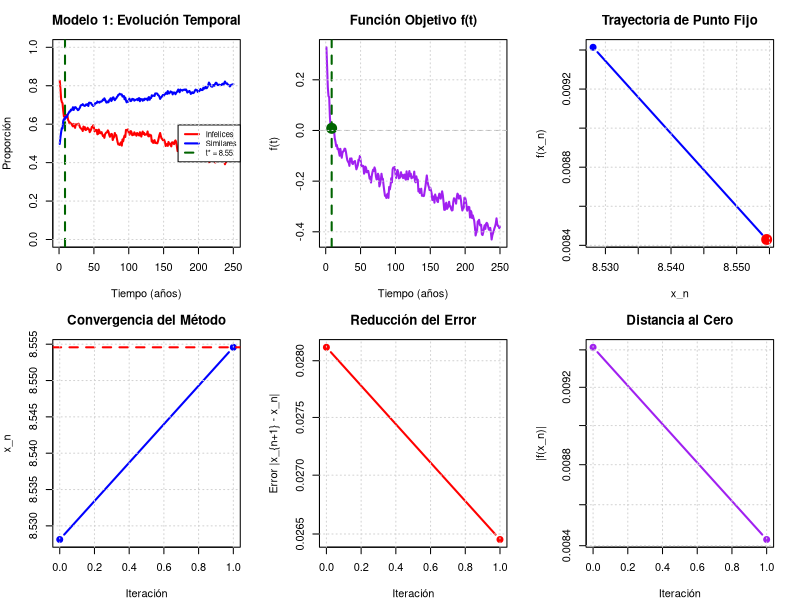

This chart was generated by the following R code:
#######################################################################################
#  TRABAJO 7 - MODELO 1: TOLERANCIA FIJA                                            #
#  Método: PUNTO FIJO (Versión Clásica Corregida)                                   #
#  Encuentra el tiempo donde proporción_infelices ≈ proporción_similares            #
#######################################################################################

# ====================================================================================
# SIMULACIÓN DEL MODELO 1 - Tolerancia Fija
# ====================================================================================

simular_modelo1 <- function(N, p, citySize, years, alikePref, alfa){
  
  T <- citySize**2
  N1 <- round(N * p)
  N2 <- N - N1
  
  groups <- c(rep(1, N1), rep(2, N2))
  empty <- c(rep(0, T - N))
  set.seed(1234)
  city <- matrix(sample(c(groups, empty), citySize^2, replace = F), ncol = citySize)
  
  getNeighbors <- function(coords) {
    n <- c()
    for (i in c(1:8)) {
      if (i == 1) { x <- coords[1] + 1; y <- coords[2] }
      if (i == 2) { x <- coords[1] + 1; y <- coords[2] + 1 }
      if (i == 3) { x <- coords[1]; y <- coords[2] + 1 }
      if (i == 4) { x <- coords[1] - 1; y <- coords[2] + 1 }
      if (i == 5) { x <- coords[1] - 1; y <- coords[2] }
      if (i == 6) { x <- coords[1] - 1; y <- coords[2] - 1 }
      if (i == 7) { x <- coords[1]; y <- coords[2] - 1 }
      if (i == 8) { x <- coords[1] + 1; y <- coords[2] - 1 }
      
      if (x < 1) x <- citySize
      if (x > citySize) x <- 1
      if (y < 1) y <- citySize
      if (y > citySize) y <- 1
      n <- rbind(n, c(x, y))
    }
    n
  }
  
  unHappyMonitor <- c()
  similarMonitor <- c()
  
  # MODELO 1: Tolerancia FIJA
  alikePref1 <- alikePref
  alikePref2 <- alikePref * alfa
  
  for (t in c(1:years)) {
    happy <- c()
    unhappy <- c() 
    similar <- c()
    
    for (j in c(1:citySize)) {
      for (k in c(1:citySize)) {
        current <- c(j, k)
        value <- city[j, k] 
        
        if (value > 0) {
          likeNeighbors <- 0
          allNeighbors <- 0
          neighbors <- getNeighbors(current)
          
          for (i in c(1:nrow(neighbors))){
            x <- neighbors[i, 1]
            y <- neighbors[i, 2]
            if (city[x, y] > 0) allNeighbors <- allNeighbors + 1
            if (city[x, y] == value) likeNeighbors <- likeNeighbors + 1
          }
          
          if (!is.nan(likeNeighbors / allNeighbors)) {
            similar <- c(similar, likeNeighbors / allNeighbors)
            alikePrefg <- ifelse(value == 1, alikePref1, alikePref2)
            
            if ((likeNeighbors / allNeighbors) < alikePrefg) {
              unhappy <- rbind(unhappy, current)
            } else {
              happy <- rbind(happy, current)
            }
          } else {
            happy <- rbind(happy, current)
          }
        }
      }
    }
    
    unHappyMonitor <- c(unHappyMonitor, 
                        length(unhappy) / (length(happy) + length(unhappy)))
    similarMonitor <- c(similarMonitor, mean(similar))
    
    if (length(unhappy) > 0) {
      randUnHappy <- sample(nrow(unhappy))
      for (i in randUnHappy) {
        mover <- unhappy[i, ]
        mover_val <- city[mover[1], mover[2]]
        move_to <- c(sample(1:citySize, 1), sample(1:citySize, 1))
        move_to_val <- city[move_to[1], move_to[2]]
        
        while (move_to_val > 0) {
          move_to <- c(sample(1:citySize, 1), sample(1:citySize, 1))
          move_to_val <- city[move_to[1], move_to[2]]
        }
        city[mover[1], mover[2]] <- 0
        city[move_to[1], move_to[2]] <- mover_val
      }
    }
  }
  
  return(list(
    unhappy = unHappyMonitor, 
    similar = similarMonitor,
    city_final = city
  ))
}

# ====================================================================================
# FUNCIÓN DE PUNTO FIJO CLÁSICA (Versión General)
# ====================================================================================

pf <- function(FUN, x0, tol = 1e-5, maxiter = 1000) {
  x_new <- FUN(x0)
  iter <- 1
  
  historial <- data.frame(iter = 0, x = x0, x_new = x_new, error = abs(x_new - x0))
  
  while (abs(x_new - x0) > tol & iter < maxiter) {
    x0 <- x_new
    x_new <- FUN(x0)
    iter <- iter + 1
    
    historial <- rbind(historial, data.frame(
      iter = iter - 1,
      x = x0,
      x_new = x_new,
      error = abs(x_new - x0)
    ))
    
    cat(paste('x_', iter, sep = ''), '=', x_new, '\n')
  }
  
  if (iter == maxiter) {
    cat('No hubo convergencia luego de ', iter, ' iteraciones ', '\n')
  } else {
    cat('Si hubo convergencia luego de ', iter, ' iteraciones ', '\n')
  }
  
  salida <- list(pf = x_new, iter = iter, historial = historial)
  return(salida)
}

# ====================================================================================
# MÉTODO DE PUNTO FIJO PARA MODELO 1 - VERSIÓN CORREGIDA
# ====================================================================================

punto_fijo_modelo1 <- function(N, p, citySize, alikePref, alfa, 
                               x0, years, tol = 0.01, maxiter = 50, lambda = 0.1) {
  
  cat("\n")
  cat("╔═══════════════════════════════════════════════════════════════╗\n")
  cat("║              MODELO 1: TOLERANCIA FIJA                        ║\n")
  cat("║              MÉTODO: PUNTO FIJO (VERSIÓN CLÁSICA)             ║\n")
  cat("╚═══════════════════════════════════════════════════════════════╝\n\n")
  
  # Medir tiempo total
  tiempo_inicio_total <- Sys.time()
  
  # Medir tiempo de simulación
  cat("⏳ Ejecutando simulación del Modelo 1...\n")
  tiempo_inicio_sim <- Sys.time()
  datos <- simular_modelo1(N, p, citySize, years, alikePref, alfa)
  tiempo_fin_sim <- Sys.time()
  tiempo_simulacion <- as.numeric(difftime(tiempo_fin_sim, tiempo_inicio_sim, units = "secs"))
  diferencia <- datos$unhappy - datos$similar
  
  cat(sprintf("✓ Simulación completada en %.2f segundos\n\n", tiempo_simulacion))
  
  # Medir tiempo del método
  tiempo_inicio_metodo <- Sys.time()
  
  # Función objetivo f(t) con interpolación lineal para suavizar
  f <- function(t) {
    if (t <= 1) return(diferencia[1])
    if (t >= length(diferencia)) return(diferencia[length(diferencia)])
    
    t_floor <- floor(t)
    t_ceil <- ceiling(t)
    
    if (t_floor == t_ceil) {
      return(diferencia[t_floor])
    } else {
      peso <- t - t_floor
      return(diferencia[t_floor] * (1 - peso) + diferencia[t_ceil] * peso)
    }
  }
  
  cat("📊 PARÁMETROS:\n")
  cat(sprintf("   • N = %d agentes (%.1f%% ocupación)\n", N, 100*N/(citySize^2)))
  cat(sprintf("   • Grupo 1: %.0f%% (tolerancia = %.2f)\n", 100*p, alikePref))
  cat(sprintf("   • Grupo 2: %.0f%% (tolerancia = %.2f)\n", 100*(1-p), alikePref*alfa))
  cat(sprintf("   • Ciudad: %dx%d parcelas\n", citySize, citySize))
  cat(sprintf("   • Valor inicial: x0 = %.2f años\n", x0))
  cat(sprintf("   • Parámetro λ: %.3f\n", lambda))
  cat(sprintf("   • Tolerancia: %.4f\n", tol))
  cat(sprintf("   • Máximo iteraciones: %d\n\n", maxiter))
  
  cat("🔍 MÉTODO:\n")
  cat("   Iteración de Punto Fijo Clásica: x_{n+1} = g(x_n)\n")
  cat("   Función g(x) transformada para garantizar convergencia\n")
  cat("   Criterio: |x_{n+1} - x_n| < tol\n\n")
  
  # Verificar si hay cero real
  valores <- sapply(1:length(diferencia), f)
  tiene_cero <- any(diff(sign(valores)) != 0)
  
  if (!tiene_cero) {
    cat("⚠️  NO HAY CAMBIO DE SIGNO en la función\n")
    cat("   → Buscando MÍNIMO de |f(t)|\n\n")
  } else {
    cat("✓ HAY CAMBIO DE SIGNO\n")
    cat("   → Buscando CERO de f(t) = 0\n\n")
  }
  
  # Encontrar intervalo aproximado del cero
  if (tiene_cero) {
    for (i in 1:(length(diferencia)-1)) {
      if (diferencia[i] * diferencia[i+1] < 0) {
        x0 <- (i + i + 1) / 2
        cat(sprintf("   Ajustando x0 al intervalo con cambio de signo: x0 = %.2f\n\n", x0))
        break
      }
    }
  }
  
  # Definir función g(x)
  g <- function(x) {
    fx <- f(x)
    
    h <- 0.5
    x_plus <- min(x + h, length(diferencia))
    x_minus <- max(x - h, 1)
    
    dfx <- (f(x_plus) - f(x_minus)) / (x_plus - x_minus)
    
    if (abs(dfx) < 1e-6) {
      if (fx > 0) {
        x_new <- x - lambda
      } else {
        x_new <- x + lambda
      }
    } else {
      x_new <- x - lambda * fx / dfx
    }
    
    if (x_new < 1) x_new <- 1
    if (x_new > length(diferencia)) x_new <- length(diferencia)
    
    return(x_new)
  }
  
  cat("─────────────────────────────────────────────────────────────\n")
  cat("ITERACIONES DEL MÉTODO:\n")
  cat("─────────────────────────────────────────────────────────────\n")
  cat(paste('x_0 = ', x0, '\n', sep = ''))
  
  resultado_pf <- pf(FUN = g, x0 = x0, tol = tol, maxiter = maxiter)
  
  cat("─────────────────────────────────────────────────────────────\n\n")
  
  tiempo_fin_metodo <- Sys.time()
  tiempo_metodo <- as.numeric(difftime(tiempo_fin_metodo, tiempo_inicio_metodo, units = "secs"))
  
  tiempo_fin_total <- Sys.time()
  tiempo_total <- as.numeric(difftime(tiempo_fin_total, tiempo_inicio_total, units = "secs"))
  
  # Extraer solución
  x_final <- resultado_pf$pf
  iter_final <- resultado_pf$iter
  convergio <- (iter_final < maxiter)
  
  # RESULTADOS
  cat("╔═══════════════════════════════════════════════════════════════╗\n")
  cat("║                         RESULTADOS                            ║\n")
  cat("╚═══════════════════════════════════════════════════════════════╝\n\n")
  
  t_int <- round(x_final)
  if (t_int < 1) t_int <- 1
  if (t_int > length(datos$unhappy)) t_int <- length(datos$unhappy)
  
  fc <- f(x_final)
  
  if (!tiene_cero) {
    cat("✓ MÍNIMO ENCONTRADO\n\n")
  } else {
    cat("✓ PUNTO FIJO ENCONTRADO\n\n")
  }
  
  cat(sprintf("   Tiempo óptimo:        t = %.3f años\n", x_final))
  cat(sprintf("   Valor de f(t):        %.6f\n", fc))
  cat(sprintf("   Distancia al cero:    %.6f\n", abs(fc)))
  cat(sprintf("   Iteraciones:          %d\n\n", iter_final))
  
  cat(sprintf("📈 ESTADO DEL SISTEMA EN t = %.3f:\n\n", x_final))
  cat(sprintf("   Proporción infelices:  %.4f (%.1f%%)\n", 
              datos$unhappy[t_int], 100*datos$unhappy[t_int]))
  cat(sprintf("   Proporción similares:  %.4f (%.1f%%)\n", 
              datos$similar[t_int], 100*datos$similar[t_int]))
  cat(sprintf("   Diferencia:            %.6f\n\n", diferencia[t_int]))
  
  # TIEMPOS DE EJECUCIÓN
  cat("═══════════════════════════════════════════════════════════════\n")
  cat("⏱️  TIEMPOS DE EJECUCIÓN\n")
  cat("═══════════════════════════════════════════════════════════════\n\n")
  cat(sprintf("   Simulación:        %.2f segundos (%.1f%%)\n", 
              tiempo_simulacion, 100*tiempo_simulacion/tiempo_total))
  cat(sprintf("   Método punto fijo: %.2f segundos (%.1f%%)\n", 
              tiempo_metodo, 100*tiempo_metodo/tiempo_total))
  cat(sprintf("   TOTAL:             %.2f segundos\n\n", tiempo_total))
  
  if (tiempo_total < 60) {
    cat(sprintf("   ⏱️  Tiempo total: %.1f segundos\n\n", tiempo_total))
  } else if (tiempo_total < 3600) {
    cat(sprintf("   ⏱️  Tiempo total: %.1f minutos (%.0f segundos)\n\n", 
                tiempo_total/60, tiempo_total))
  } else {
    cat(sprintf("   ⏱️  Tiempo total: %.2f horas (%.0f minutos)\n\n", 
                tiempo_total/3600, tiempo_total/60))
  }
  
  # Crear historial extendido con valores de f(x)
  historial <- resultado_pf$historial
  historial$fx <- sapply(historial$x_new, f)
  historial$abs_fx <- abs(historial$fx)
  
  # GRÁFICOS
  par(mfrow = c(2, 3), mar = c(4, 4, 3, 2))
  
  tiempo <- 1:length(diferencia)
  
  # 1. Evolución temporal
  plot(tiempo, datos$unhappy, type = "l", col = "red", lwd = 2,
       xlab = "Tiempo (años)", ylab = "Proporción",
       main = "Modelo 1: Evolución Temporal", ylim = c(0, 1))
  lines(tiempo, datos$similar, col = "blue", lwd = 2)
  abline(v = x_final, lty = 2, col = "darkgreen", lwd = 2)
  legend("right", 
         legend = c("Infelices", "Similares", sprintf("t* = %.2f", x_final)),
         col = c("red", "blue", "darkgreen"),
         lty = c(1, 1, 2), lwd = 2, cex = 0.7)
  grid()
  
  # 2. Función objetivo
  plot(tiempo, diferencia, type = "l", col = "purple", lwd = 2,
       xlab = "Tiempo (años)", ylab = "f(t)",
       main = "Función Objetivo f(t)")
  abline(h = 0, lty = 2, col = "gray", lwd = 1)
  abline(v = x_final, lty = 2, col = "darkgreen", lwd = 2)
  points(x_final, fc, pch = 19, col = "darkgreen", cex = 2)
  grid()
  
  # 3. Trayectoria de iteraciones
  if (nrow(historial) > 1) {
    plot(historial$x_new, historial$fx, type = "b", pch = 19, col = "blue", lwd = 2,
         xlab = "x_n", ylab = "f(x_n)",
         main = "Trayectoria de Punto Fijo")
    abline(h = 0, lty = 2, col = "gray")
    points(x_final, fc, pch = 19, col = "red", cex = 2)
    grid()
  } else {
    plot(1, 1, type = "n", xlab = "", ylab = "", 
         main = "Trayectoria\n(Convergencia inmediata)")
    text(1, 1, "Convergió en 1 iteración", cex = 1.2)
  }
  
  # 4. Convergencia de x_n
  if (nrow(historial) > 1) {
    plot(historial$iter, historial$x_new, type = "b", pch = 19, col = "blue", lwd = 2,
         xlab = "Iteración", ylab = "x_n",
         main = "Convergencia del Método")
    abline(h = x_final, lty = 2, col = "red", lwd = 2)
    grid()
  } else {
    plot(1, 1, type = "n", xlab = "", ylab = "", 
         main = "Convergencia\n(Convergencia inmediata)")
    text(1, 1, sprintf("x0 = %.2f ya era óptimo", historial$x[1]), cex = 1)
  }
  
  # 5. Error absoluto
  if (nrow(historial) > 1) {
    errores_validos <- historial$error[historial$error > 0]
    if (length(errores_validos) > 0) {
      iters_validos <- historial$iter[historial$error > 0]
      plot(iters_validos, errores_validos, 
           type = "b", pch = 19, col = "red", lwd = 2,
           xlab = "Iteración", ylab = "Error |x_{n+1} - x_n|",
           main = "Reducción del Error", log = "y")
      abline(h = tol, lty = 2, col = "darkgreen")
      grid()
    } else {
      plot(1, 1, type = "n", xlab = "", ylab = "", 
           main = "Error\n(Convergencia inmediata)")
      text(1, 1, "Sin errores medibles", cex = 1.2)
    }
  } else {
    plot(1, 1, type = "n", xlab = "", ylab = "", 
         main = "Error\n(Convergencia inmediata)")
    text(1, 1, "Convergió en 1 iteración", cex = 1.2)
  }
  
  # 6. Distancia al cero
  if (nrow(historial) > 1) {
    plot(historial$iter, historial$abs_fx, type = "b", pch = 19, col = "purple", lwd = 2,
         xlab = "Iteración", ylab = "|f(x_n)|",
         main = "Distancia al Cero", log = "y")
    abline(h = tol, lty = 2, col = "darkgreen")
    grid()
  } else {
    plot(1, 1, type = "n", xlab = "", ylab = "", 
         main = "Distancia al Cero\n(Convergencia inmediata)")
    text(1, 1, "Convergió en 1 iteración", cex = 1.2)
  }
  
  return(list(
    modelo = "Modelo 1 - Tolerancia Fija",
    metodo = "Punto Fijo (Clásico)",
    tiempo_optimo = x_final,
    valor_funcion = fc,
    distancia_cero = abs(fc),
    iteraciones = iter_final,
    convergio = convergio,
    tiene_cero = tiene_cero,
    historial = historial,
    datos_simulacion = datos,
    parametros = list(
      N = N, p = p, citySize = citySize,
      alikePref = alikePref, alfa = alfa,
      x0 = x0, lambda = lambda
    ),
    tiempos = list(
      simulacion = tiempo_simulacion,
      metodo = tiempo_metodo,
      total = tiempo_total
    )
  ))
}

# ====================================================================================
# EJEMPLO DE USO
# ====================================================================================

cat("\n")
cat("███████████████████████████████████████████████████████████████████\n")
cat("█                                                                   █\n")
cat("█                  TRABAJO 7 - MODELO 1                            █\n")
cat("█               MÉTODO: PUNTO FIJO (CLÁSICO)                       █\n")
cat("█                                                                   █\n")
cat("███████████████████████████████████████████████████████████████████\n")

resultado_modelo1_pf <- punto_fijo_modelo1(
  N = 2000,
  p = 0.5,
  citySize = 50,
  alikePref = 0.6,
  alfa = 1.5,
  x0 = 20,
  years = 250,
  tol = 0.01,
  maxiter = 2,
  lambda = 0.1
)

# Resumen compacto
cat("\n")
cat("╔═══════════════════════════════════════════════════════════════╗\n")
cat("║                    RESUMEN PARA COMPARACIÓN                    ║\n")
cat("╚═══════════════════════════════════════════════════════════════╝\n\n")
cat(sprintf("Modelo:               %s\n", resultado_modelo1_pf$modelo))
cat(sprintf("Método:               %s\n", resultado_modelo1_pf$metodo))
cat(sprintf("Tiempo óptimo:        %.3f años\n", resultado_modelo1_pf$tiempo_optimo))
cat(sprintf("Distancia al cero:    %.6f\n", resultado_modelo1_pf$distancia_cero))
cat(sprintf("Iteraciones:          %d\n", resultado_modelo1_pf$iteraciones))
cat(sprintf("Tiempo computacional: %.3f seg\n", resultado_modelo1_pf$tiempos$total))
cat(sprintf("¿Convergió?:          %s\n", 
            ifelse(resultado_modelo1_pf$convergio, "Sí", "NO")))
cat(sprintf("¿Tiene cero real?:    %s\n\n", 
            ifelse(resultado_modelo1_pf$tiene_cero, "Sí", "NO")))

saveRDS(resultado_modelo1_pf, "resultado_modelo1_puntofijo.rds")
cat("✓ Resultado guardado en: resultado_modelo1_puntofijo.rds\n")